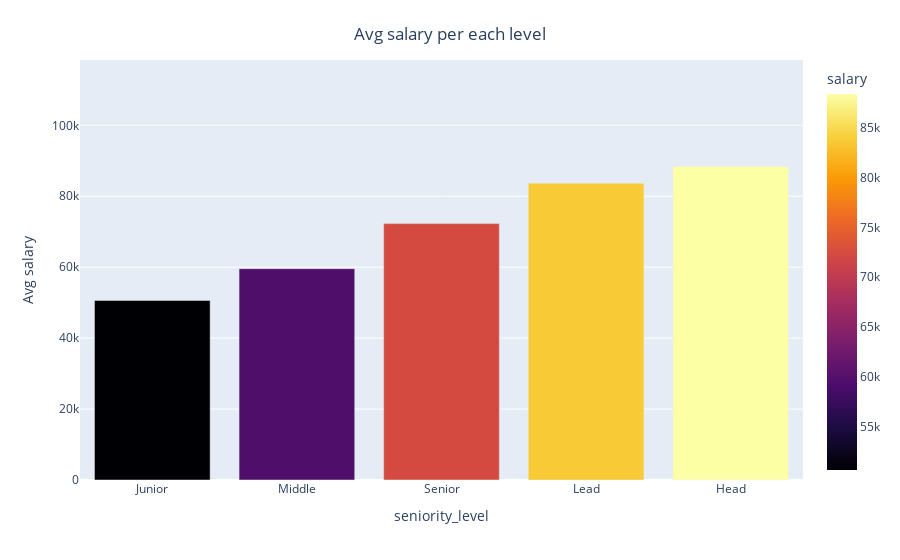

This figure's notebook cell:
### Code cell
fig = px.bar(df_level_salary, x= 'seniority_level', y= 'salary', orientation= 'v', color= 'salary', color_continuous_scale= 'inferno')
fig.update_layout({'title': {'text': 'Avg salary per each level', 'x': 0.5, 'y': 0.95}, 'xaxis': {'title': {'text': 'seniority_level'}}, 'yaxis': {'title': {'text': 'Avg salary'}, 'range': [0, df_level_salary.salary.max() + 30000]}})
fig.show()

### Figure 1 — Plotly figure (JSON) as saved in the notebook; plotly's stock layout.template omitted (floating-point values rounded to 4 significant figures)
{"data": [{"alignmentgroup": "True", "hovertemplate": "seniority_level=%{x}<br>salary=%{marker.color}<extra></extra>", "legendgroup": "", "marker": {"color": [50620.0, 59580.0, 72290.0, 83680.0, 88420.0], "coloraxis": "coloraxis", "pattern": {"shape": ""}}, "name": "", "offsetgroup": "", "orientation": "v", "showlegend": false, "textposition": "auto", "type": "bar", "x": ["Junior", "Middle", "Senior", "Lead", "Head"], "xaxis": "x", "y": [50620.0, 59580.0, 72290.0, 83680.0, 88420.0], "yaxis": "y"}], "layout": {"barmode": "relative", "coloraxis": {"colorbar": {"title": {"text": "salary"}}, "colorscale": [[0, "#000004"], [0.1111, "#1b0c41"], [0.2222, "#4a0c6b"], [0.3333, "#781c6d"], [0.4444, "#a52c60"], [0.5556, "#cf4446"], [0.6667, "#ed6925"], [0.7778, "#fb9b06"], [0.8889, "#f7d13d"], [1, "#fcffa4"]]}, "legend": {"tracegroupgap": 0}, "margin": {"t": 60}, "title": {"text": "Avg salary per each level", "x": 0.5, "y": 0.95}, "xaxis": {"anchor": "y", "domain": [0, 1], "title": {"text": "seniority_level"}}, "yaxis": {"anchor": "x", "domain": [0, 1], "range": [0, 118400.0], "title": {"text": "Avg salary"}}}}
